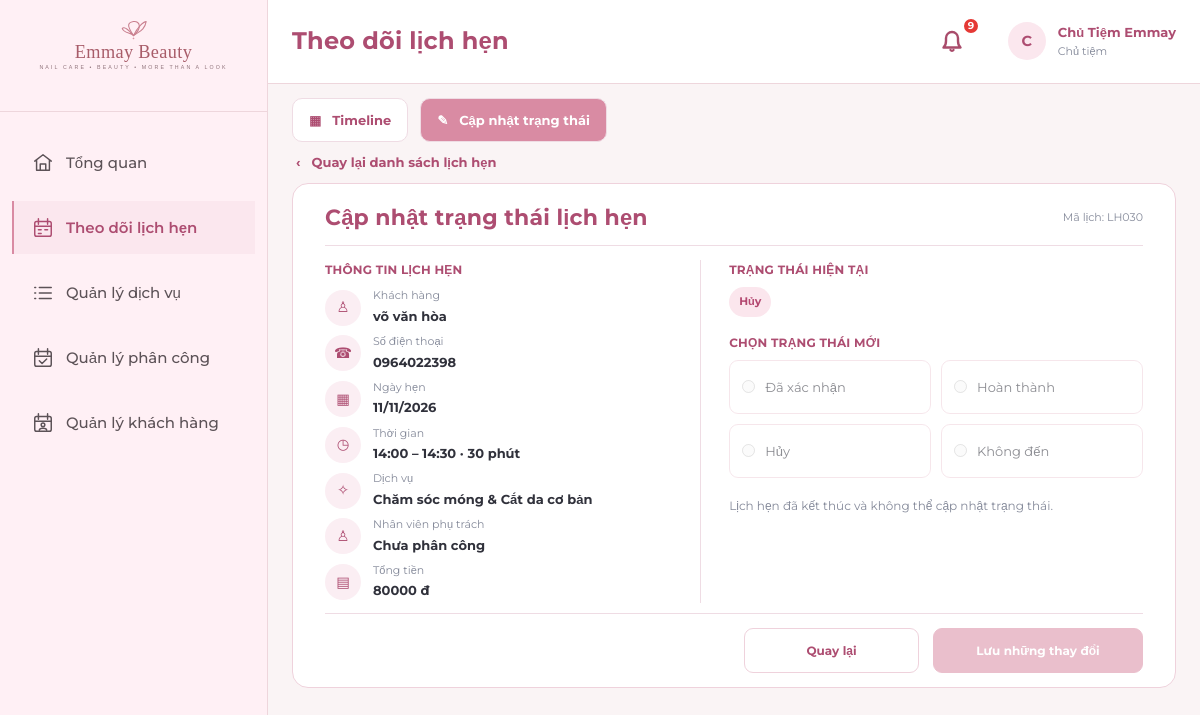
Screenshot of /owner/appointments/status-list/LH030/?date=2026-11-11&page=1 (signed in) with the database file from the repository.
### apps/appointments/models.py (models this page shows, shortened)
class LichHen(models.Model):
    TRANG_THAI_CHOICES = [
        ('Chờ xác nhận', 'Chờ xác nhận'),
        ('Đã xác nhận', 'Đã xác nhận'),
        ('Hoàn thành', 'Hoàn thành'),
        ('Hủy', 'Hủy'),
        ('Không đến', 'Không đến'),
    ]
    ma_lich_hen = models.CharField(max_length=10, primary_key=True, verbose_name='Mã lịch hẹn')
    khach_hang = models.ForeignKey(KhachHang, on_delete=models.PROTECT, related_name='lich_hen', verbose_name='Khách hàng')
    tai_khoan_huy = models.ForeignKey(
        TaiKhoan, on_delete=models.SET_NULL, null=True, blank=True,
        related_name='lich_hen_da_huy', verbose_name='Tài khoản hủy'
    )
    ngay_gio_bat_dau = models.DateTimeField(verbose_name='Ngày giờ bắt đầu')
    ten_lien_he = models.CharField(max_length=100, verbose_name='Tên liên hệ')
    so_dien_thoai_lien_he = models.CharField(
        max_length=10, validators=[phone_validator], verbose_name='SĐT liên hệ'
    )
    trang_thai = models.CharField(
        max_length=30, choices=TRANG_THAI_CHOICES, default='Chờ xác nhận',
        verbose_name='Trạng thái'
    )
    thoi_diem_huy = models.DateTimeField(null=True, blank=True, verbose_name='Thời điểm hủy')
    thoi_diem_tao = models.DateTimeField(auto_now_add=True, verbose_name='Thời điểm tạo')
    class Meta:
        db_table = 'LichHen'
        verbose_name = 'Lịch Hẹn'
        verbose_name_plural = 'Lịch Hẹn'
        ordering = ['-ngay_gio_bat_dau']
    @property
    def tong_tien(self):
        return sum(ct.don_gia_dat for ct in self.chi_tiet.all())
    @property
    def tong_thoi_luong(self):
        return sum(ct.thoi_luong_dat for ct in self.chi_tiet.all())
    @property
    def ngay_gio_ket_thuc(self):
        return self.ngay_gio_bat_dau + timedelta(minutes=self.tong_thoi_luong)
    @property
    def phan_cong_hien_tai(self):
        return self.phan_cong.filter(dang_phu_trach=True).first()

class ChiTietLichHen(models.Model):
    lich_hen = models.ForeignKey(LichHen, on_delete=models.CASCADE, related_name='chi_tiet', verbose_name='Lịch hẹn')
    dich_vu = models.ForeignKey(DichVu, on_delete=models.PROTECT, related_name='chi_tiet_lich_hen', verbose_name='Dịch vụ gốc')
    ten_dich_vu_dat = models.CharField(max_length=60, verbose_name='Tên dịch vụ lúc đặt')
    don_gia_dat = models.DecimalField(max_digits=12, decimal_places=0, verbose_name='Đơn giá lúc đặt')
    thoi_luong_dat = models.SmallIntegerField(verbose_name='Thời lượng lúc đặt (phút)')
    ghi_chu_thuc_hien = models.CharField(max_length=255, blank=True, null=True, verbose_name='Ghi chú thực hiện')
    class Meta:
        db_table = 'ChiTietLichHen'
        verbose_name = 'Chi Tiết Lịch Hẹn'
        verbose_name_plural = 'Chi Tiết Lịch Hẹn'
        unique_together = ('lich_hen', 'dich_vu')

### apps/appointments/views.py (the view, shortened to what this page needs)
# urls.py: path('appointments/status-list/<str:pk>/', appointment_views.owner_status_edit, name='status_edit'),
@owner_required
def owner_status_edit(request, pk):
    appointment = get_object_or_404(LichHen.objects.prefetch_related('chi_tiet', 'phan_cong__nhan_vien'), pk=pk)
    try:
        selected_date = datetime.date.fromisoformat(request.GET.get('date', ''))
    except ValueError:
        selected_date = timezone.localtime(appointment.ngay_gio_bat_dau).date()
    try:
        page = max(1, int(request.GET.get('page', '1')))
    except ValueError:
        page = 1
    transitions = {
        'Chờ xác nhận': ['Đã xác nhận', 'Hủy'],
        'Đã xác nhận': ['Hoàn thành', 'Hủy', 'Không đến'],
    }
    updated = False
    payment_stage = None
    payment_qr_url = None
    released_employee = None
    return render(request, 'owner/status_edit.html', {
        'appointment': appointment,
        'allowed_statuses': transitions.get(appointment.trang_thai, []),
        'selected_date': selected_date,
        'status_page': page,
        'status_updated': updated,
        'released_employee': released_employee,
        'payment_stage': payment_stage,
        'payment_qr_url': payment_qr_url,
    })

### apps/notifications/context_processors.py (called while the page is built)
def notifications_processor(request):
    context = {
        'unread_notifications_count': 0,
        'recent_notifications': [],
        'unread_rejection_ids': [],
    }
    if request.user.is_authenticated:
        try:
            tai_khoan = getattr(request.user, 'tai_khoan', None)
            if tai_khoan:
                user_notifications = ThongBao.objects.filter(tai_khoan=tai_khoan)
                context['unread_notifications_count'] = user_notifications.filter(da_doc=False).count()
                if tai_khoan.vai_tro == 'Chủ Tiệm':
                    context['unread_rejection_ids'] = list(user_notifications.filter(da_doc=False, loai_thong_bao='Từ chối').values_list('pk', flat=True))
                context['recent_notifications'] = user_notifications.order_by('-thoi_diem_tao')[:8]
        except Exception:
            pass
    return context

### templates/owner/status_edit.html (shortened to what this page needs)
{% extends 'owner/overview.html' %}
{% load payment_format %}
{% block body_class %} owner-overview owner-status-list owner-status-edit{% endblock %}
{% block extra_css %}<link rel="stylesheet" href="/static/css/owner-overview.css"><link rel="stylesheet" href="/static/css/owner-status-list.css"><link rel="stylesheet" href="/static/css/owner-status-edit.css?v=compact-20261111">{% endblock %}
{% block page_title %}Theo dõi lịch hẹn{% endblock %}
{% block content %}
<nav class="status-tabs" aria-label="Theo dõi lịch hẹn"><a href="{% url 'owner:timeline' %}?date={{ selected_date|date:'Y-m-d' }}">▦ &nbsp; Timeline</a><a class="active" href="{% url 'owner:status_list' %}?date={{ selected_date|date:'Y-m-d' }}">✎ &nbsp; Cập nhật trạng thái</a></nav>
<a class="status-edit-back" href="{% url 'owner:status_list' %}?date={{ selected_date|date:'Y-m-d' }}&amp;page={{ status_page }}">‹ &nbsp; Quay lại danh sách lịch hẹn</a>
<article class="status-edit-panel">
  <header class="status-edit-header"><h1>Cập nhật trạng thái lịch hẹn</h1><span>Mã lịch: {{ appointment.ma_lich_hen }}</span></header>
  <form method="post">{% csrf_token %}
    <div class="status-edit-columns">
      <section class="status-edit-info"><h2>THÔNG TIN LỊCH HẸN</h2>
        <div><i>♙</i><span><small>Khách hàng</small><strong>{{ appointment.ten_lien_he }}</strong></span></div>
        <div><i>☎</i><span><small>Số điện thoại</small><strong>{{ appointment.so_dien_thoai_lien_he }}</strong></span></div>
        <div><i>▦</i><span><small>Ngày hẹn</small><strong>{{ appointment.ngay_gio_bat_dau|date:"d/m/Y" }}</strong></span></div>
        <div><i>◷</i><span><small>Thời gian</small><strong>{{ appointment.ngay_gio_bat_dau|date:"H:i" }} – {{ appointment.ngay_gio_ket_thuc|date:"H:i" }} · {{ appointment.tong_thoi_luong }} phút</strong></span></div>
        <div><i>✧</i><span><small>Dịch vụ</small><strong>{% for item in appointment.chi_tiet.all %}{{ item.ten_dich_vu_dat }}{% if not forloop.last %}, {% endif %}{% empty %}Chưa có dịch vụ{% endfor %}</strong></span></div>
        <div><i>♙</i><span><small>Nhân viên phụ trách</small><strong>{% if appointment.trang_thai == 'Chờ xác nhận' %}Chưa phân công{% elif appointment.phan_cong_hien_tai %}{{ appointment.phan_cong_hien_tai.nhan_vien.ten_nhan_vien }}{% else %}Chưa phân công{% endif %}</strong></span></div>
        <div><i>▤</i><span><small>Tổng tiền</small><strong>{{ appointment.tong_tien|floatformat:"0g" }} đ</strong></span></div>
      </section>
      <section class="status-edit-choose"><h2>TRẠNG THÁI HIỆN TẠI</h2>
        <span class="status-badge {% if appointment.trang_thai == 'Chờ xác nhận' %}pending{% elif appointment.trang_thai == 'Đã xác nhận' %}confirmed{% elif appointment.trang_thai == 'Hủy' %}canceled{% endif %}">{{ appointment.trang_thai }}</span>
        <h2>CHỌN TRẠNG THÁI MỚI</h2>
        <div class="status-edit-options">
          <label><input type="radio" name="status" value="Đã xác nhận" {% if 'Đã xác nhận' not in allowed_statuses %}disabled{% endif %} required><span>Đã xác nhận</span></label>
          <label><input type="radio" name="status" value="Hoàn thành" {% if 'Hoàn thành' not in allowed_statuses %}disabled{% endif %}><span>Hoàn thành</span></label>
          <label><input type="radio" name="status" value="Hủy" {% if 'Hủy' not in allowed_statuses %}disabled{% endif %}><span>Hủy</span></label>
          <label><input type="radio" name="status" value="Không đến" {% if 'Không đến' not in allowed_statuses %}disabled{% endif %}><span>Không đến</span></label>
        </div>
        {% if not allowed_statuses %}<p class="status-edit-closed">Lịch hẹn đã kết thúc và không thể cập nhật trạng thái.</p>{% endif %}
      </section>
    </div>
    <div class="status-edit-actions"><a href="{% url 'owner:status_list' %}?date={{ selected_date|date:'Y-m-d' }}&amp;page={{ status_page }}">Quay lại</a><button type="submit" {% if not allowed_statuses %}disabled{% endif %}>Lưu những thay đổi</button></div>
  </form>
</article>
{% endblock %}

### static/css/style.css (style rules this page uses)
:root { --primary-rose: #C97F8E; --btn-rose: #D98F9F; --btn-rose-hover: #C57B8C; --dark-rose: #A85C69; --deep-rose: #8C4350; --blush-pink: #F5DDE2; --soft-pink: #FBECEF; --light-pink: #FFF4F6; --ivory-white: #FFF9F8; --card-bg: #FFFFFF; --text-main: #343039; --text-muted: #7E7478; --text-light: #A3969B; --border-pink: #EED6DC; --border-focus: #D98F9F; --status-pending: #E09F3E; --status-pending-bg: #FFF5E6; --status-confirmed: #4A90E2; --status-confirmed-bg: #EBF4FC; --status-completed: #2E7D32; --status-completed-bg: #EAF5EA; --status-canceled: #C62828; --status-canceled-bg: #FDE8E8; --status-noshow: #757575; --status-noshow-bg: #EEEEEE; --font-heading: 'Playfair Display', serif; --font-body: 'Montserrat', sans-serif; --shadow-sm: 0 2px 8px rgba(201, 127, 142, 0.08); --shadow-md: 0 4px 20px rgba(168, 92, 105, 0.12); --shadow-lg: 0 10px 30px rgba(168, 92, 105, 0.16); --radius-sm: 8px; --radius-md: 14px; --radius-lg: 20px; --radius-full: 9999px; }
* { margin: 0; padding: 0; box-sizing: border-box; }
body { font-family: var(--font-body); font-size: 14.5px; line-height: 1.6; color: var(--text-main); background-color: var(--ivory-white); min-height: 100vh; display: flex; flex-direction: column; }
h1, h2, h3, h4, h5, h6, input, button, select, textarea, table, th, td { font-family: var(--font-body); }
h1, h2, h3 { color: var(--dark-rose); font-weight: 600; letter-spacing: 0.2px; }
a { color: var(--dark-rose); text-decoration: none; transition: all 0.2s ease; }

### static/css/dashboard.css (style rules this page uses)
body.app-layout { display: flex !important; flex-direction: row !important; min-height: 100vh; background-color: #FAF4F5; margin: 0; padding: 0; width: 100%; box-sizing: border-box; }

### static/css/owner-overview.css (style rules this page uses)
body.owner-overview { background:#fff5f8; }

### static/css/owner-status-list.css (style rules this page uses)
.status-tabs,.status-date { display:flex; align-items:center; flex-wrap:wrap; gap:12px; }
.status-tabs a { display:inline-flex; align-items:center; min-height:44px; padding:0 16px; border:1px solid #efdce4; border-radius:10px; background:#fff; color:#ad4d71; font-size:13px; font-weight:700; text-decoration:none; }
.status-tabs a.active { background:#d98ba3; color:#fff; }
.status-badge { display:inline-block; padding:6px 10px; border-radius:20px; background:#f2f2f2; font-size:11px; font-weight:700; }
.status-badge.canceled { background:#fbe6ed; color:#b34870; }

### rows the page displays
LichHen: ma_lich_hen "LH030", ten_lien_he "võ văn hòa", so_dien_thoai_lien_he "0964022398", ngay_gio_bat_dau "11/11/2026", ngay_gio_bat_dau "14:00", ngay_gio_ket_thuc "14:30", tong_thoi_luong "30", tong_tien "80000", trang_thai "Hủy"
ChiTietLichHen: ten_dich_vu_dat "Chăm sóc móng & Cắt da cơ bản"

### other values shown
{{ unread_notifications_count }} "9"
{{ owner_name|slice:":1"|upper }} "C"
{{ owner_name }} "Chủ Tiệm Emmay"
